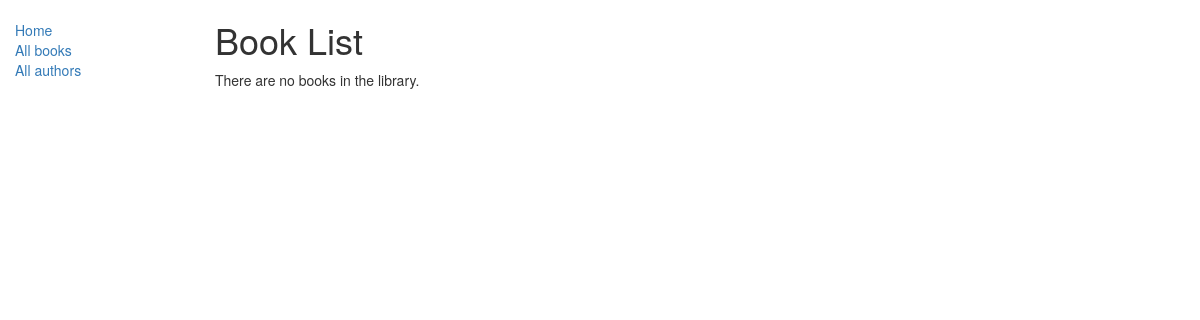
Before: /catalog/books/ with the older database file.
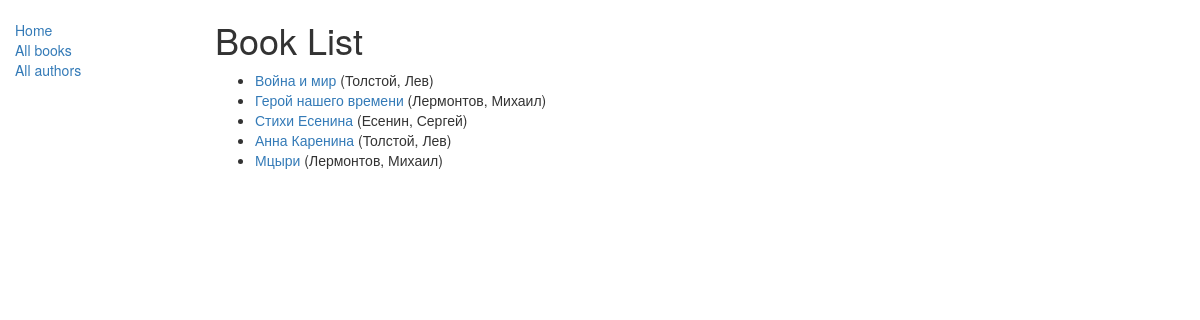
After: the same page with the newer database file.
### catalog/models.py (models this page shows, shortened)
class Book(models.Model):
    title = models.CharField(max_length=200)
    author = models.ForeignKey('Author', on_delete=models.SET_NULL, null=True)
    summary = models.TextField(max_length=1000, help_text="Enter a brief description of the book")
    isbn = models.CharField('ISBN',max_length=13, help_text='13 Character <a href="https://www.isbn-international.org/content/what-isbn">ISBN number</a>')
    genre = models.ManyToManyField(Genre, help_text="Select a genre for this book")
    def get_absolute_url(self):
        return reverse('book-detail', args=[str(self.id)])
    def display_genre(self):
        """
        Creates a string for the Genre. This is required to display genre in Admin.
        """
        return ', '.join([genre.name for genre in self.genre.all()[:3]])
    display_genre.short_description = 'Genre'

class Author(models.Model):
    first_name = models.CharField(max_length=100)
    last_name = models.CharField(max_length=100)
    date_of_birth = models.DateField(null=True, blank=True)
    date_of_death = models.DateField('Died', null=True, blank=True)
    def __str__(self):
        return '%s, %s' % (self.last_name, self.first_name)

### catalog/views.py (the view)
# urls.py: path('books/', views.BookListView.as_view(), name='books'),
class BookListView(generic.ListView):
    model = Book
    paginate_by = 10

### catalog/templates/catalog/book_list.html
{% extends "base_generic.html" %}
{% block content %}
    <h1>Book List</h1>
    {% if book_list %}
    <ul>
      {% for book in book_list %}
      <li>
        <a href="{{ book.get_absolute_url }}">{{ book.title }}</a> ({{book.author}})
      </li>
      {% endfor %}
    </ul>
    {% else %}
      <p>There are no books in the library.</p>
    {% endif %}
{% endblock %}S

### catalog/templates/base_generic.html (shortened to what this page needs)
<!doctype html>
<html lang="en">
  <head>
    <link
      rel="stylesheet"
      href="https://maxcdn.bootstrapcdn.com/bootstrap/3.3.7/css/bootstrap.min.css" />
    {% load static %}
    <link rel="stylesheet" href="{% static 'css/styles.css' %}" />
  </head>
  <body>
    <div class="container-fluid">
      <div class="row">
        <div class="col-sm-2">
          {% block sidebar %}
            <ul class="sidebar-nav">
              <li><a href="{% url 'index' %}">Home</a></li>
              <li><a href="{% url 'books' %}">All books</a></li>
              <li><a href="{% url 'authors' %}">All authors</a></li>
            </ul>
          {% endblock %}
        </div>
        <div class="col-sm-10 ">{% block content %}{% endblock %}
        </div>
      </div>
    </div>
  </body>
</html>

### catalog/static/css/styles.css (style rules this page uses)
.sidebar-nav { margin-top: 20px; padding: 0; list-style: none; }

Changed rows visible on the page:
added Book: title "Война и мир", author "Толстой, Лев"
added Book: title "Герой нашего времени", author "Лермонтов, Михаил"
added Book: title "Стихи Есенина", author "Есенин, Сергей"
added Book: title "Анна Каренина", author "Толстой, Лев"
added Book: title "Мцыри", author "Лермонтов, Михаил"
Other visible differences:
text no longer shown: "There are no books in the library."
